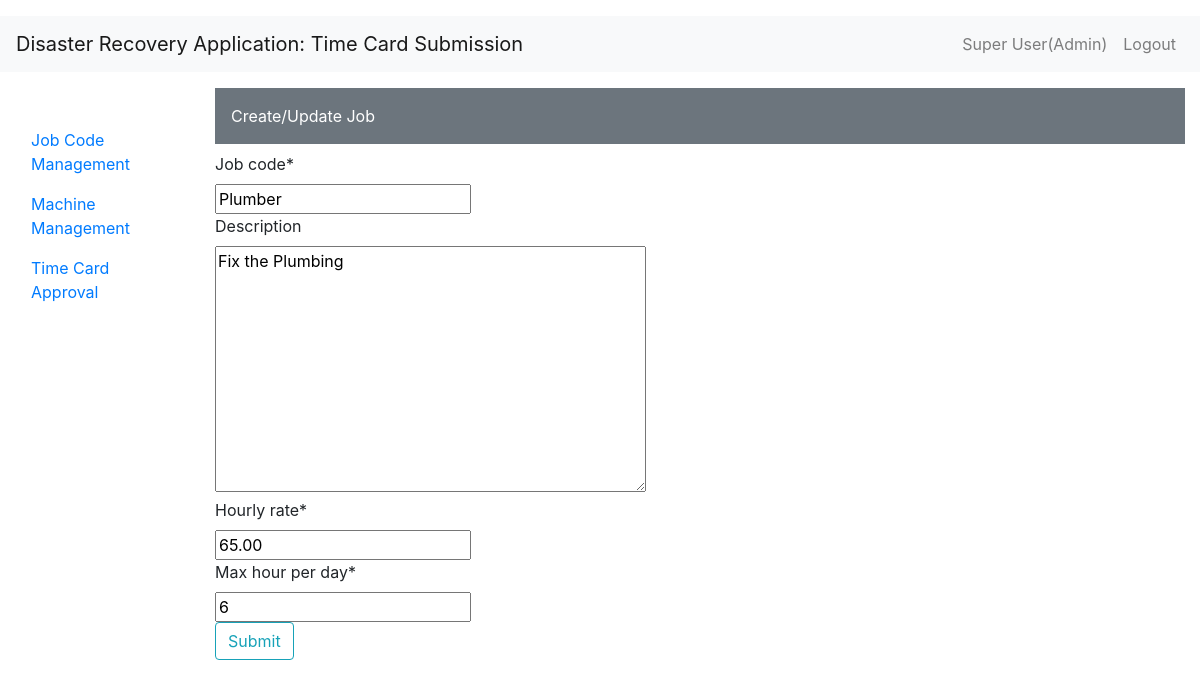
Screenshot of /jobcode/jobcode/6/update/ (signed in) with the database file from the repository.
### JobCode/models.py (models this page shows, shortened)
class Job(models.Model):
	job_code = models.CharField(max_length=250, unique=True)
	description = models.TextField(blank=True)
	hourly_rate = models.DecimalField(max_digits=10, decimal_places=2)
	max_hour_per_day = models.IntegerField()

### JobCode/views.py (the view)
# urls.py: path('jobcode/<int:pk>/update/', JobUpdateView.as_view(), name='job-update'),
class JobUpdateView(LoginRequiredMixin, UpdateView):
    model = Job
    fields = ['job_code', 'description', 'hourly_rate', 'max_hour_per_day']

### JobCode/templates/JobCode/job_form.html (shortened to what this page needs)
{% extends "JobCode/index.html" %}
{% load crispy_forms_tags %}
{% block content %}
    <div class="content-section">
        <form method="POST">
            <div>
                <div class="p-3 mb-2 mt-3 bg-secondary text-white">Create/Update Job</div>
            </div>
            <div class="ml">
                {{form|crispy}}
            </div>
            <div class="form-group">
                <button class="btn btn-outline-info" type="submit">Submit</button>
            </div>
        </form>
    </div>
{% endblock content %}

### JobCode/templates/JobCode/index.html (shortened to what this page needs)
<!DOCTYPE html>
{% load static %}
<html lang="en">
  <head>
    <link rel="stylesheet" href="https://stackpath.bootstrapcdn.com/bootstrap/4.3.1/css/bootstrap.min.css">
  </head>
  <body>
    <header class="mt-3">
        <nav class="navbar navbar-expand-lg navbar-light bg-light">
            <a class="navbar-brand" href="/">Disaster Recovery Application: Time Card Submission</a>
            <div class="collapse navbar-collapse" id="navbarTogglerDemo03">
                {% if user.is_authenticated %}
                    <ul class="navbar-nav ml-auto ">
                        <li class="nav-item">
                        {% if user.is_staff %}
            	            <a class="nav-link" href="">{{ user.first_name }} {{ user.last_name }}(Admin)</a>
                        {% else %}
                            <a class="nav-link" href="">{{ user.first_name }} {{ user.last_name }}</a>
                        {% endif %}
            	        </li>
                        <li class="nav-item">
            	            <a class="nav-link" href="{% url 'logout' %}">Logout</a>
            	        </li>
                    </ul>
                {% endif %}
            </div>
        </nav>
    </header>
    <div class="container-fluid">
        <div class="row">
            <div class="col-sm-2 mt-5">
                {% if user.is_authenticated %}
                {% if user.is_staff %}
                <ul class="nav flex-column">
                    <li class="nav-item"><a class="nav-link active" href="{% url 'job-list' %}">Job Code Management</a></li>
                    <li class="nav-item"><a class="nav-link" href="{% url 'machine-list' %}">Machine Management</a></li>
                    <li class="nav-item"><a class="nav-link" href="{% url 'timesheet-list' %}">Time Card Approval</a></li>
                </ul>
                {% else %}
                <ul class="nav flex-column">
                    <li class="nav-item"><a class="nav-link" href="{% url 'timesheet-list' %}">Time Card Submission</a></li>
                </ul>
                {% endif %}
                {% endif %}
            </div>
            <div class="col-sm-10">
                {% block content %}
                {% endblock %}
            </div>
        </div>
    </div>
  </body>
</html>

### rows the page displays
Job: job_code "Plumber", description "Fix the Plumbing", hourly_rate "65.00", max_hour_per_day "6"

### other values shown
{{ user.first_name }} "Super"
{{ user.last_name }} "User"
